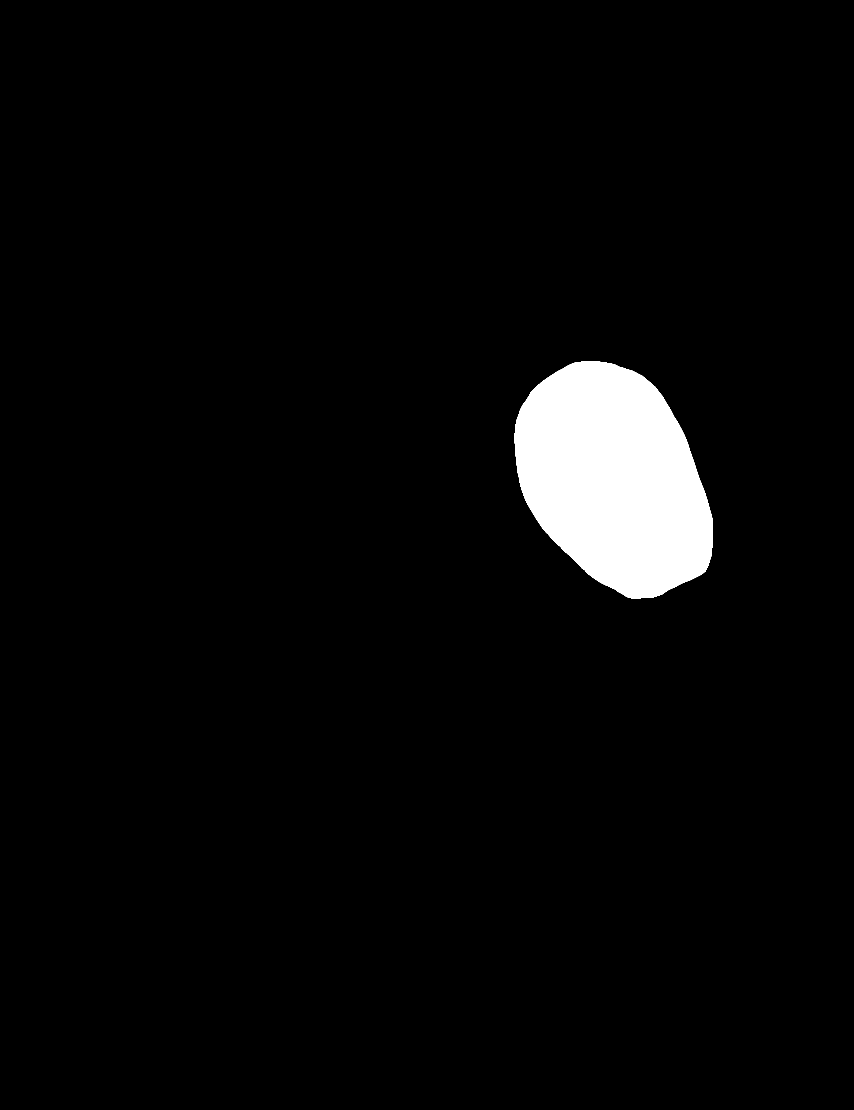
#> input picture demonstration/dataset/ground_truth/20587902_8dbbd4e51f549ff0_MG_R_CC_ANON.tif, 2560 x 3328 px, found by its file name (shown at 1/3 size)
$ jupyter execute --allow-errors 'Simple Linear Iterative Clustering (SLIC).ipynb'   (shell and % lines are left out)   (older library calls are emulated)
#> lines starting #> are read from the running program, lines starting #| are printed output that depends on the picture; after the words box and inside, x2 and y2 are one past the last pixel; in counts of white or black regions, pixels touching at a corner belong together
### helpers/morphological_sifter.py
import cv2
import numpy as np
import math

class MorphologicalSifter:
    def __init__(self):
        pass

    # [80 lines left out: functions generate_rotated_kernel, multi_scale_morphological_sifters, not called in this run]

### helpers/feature_extractor.py
import numpy as np
import cv2
from skimage.feature import graycomatrix, graycoprops
from skimage.measure import moments, moments_hu
from skimage import feature

class FeatureExtractor:
    def __init__(self):
        pass

    # [147 lines left out: functions extract_texture_features, extract_shape_features, extract_intensity_features, uniform_lbp, lbp_features, not called in this run]


### helpers/segmentation.py
import sys
sys.path.append('..\\helpers')

import cv2
import os
import numpy as np
import math

from morphological_sifter import MorphologicalSifter
from preprocessing import Preprocessor

from functools import reduce
from pywt import dwt2
from tqdm import tqdm, tqdm_notebook

# From helpers directory
import display

from sklearn.cluster import KMeans
import warnings

class Segmentation:
    def __init__(self):
        warnings.filterwarnings("ignore", category=FutureWarning)
        self.mms = MorphologicalSifter()
        self.preprocessor = Preprocessor()


    # [213 lines left out: functions slico, mean_shift_filter, eliminate_thin_lines, eliminate, kmeans, pipeline, not called in this run]

### notebooks/Simple Linear Iterative Clustering (SLIC).ipynb
[cell 1]
import sys
sys.path.append('..\\helpers')

import numpy as np
import skimage.segmentation as seg
import skimage.color as color
import skimage.io as io
import cv2
import os
import math
from morphological_sifter import MorphologicalSifter
from display import plot_figures, read_img, convert_16_to_8_bit
from feature_extractor import FeatureExtractor
from segmentation import Segmentation

from skimage.segmentation import slic, felzenszwalb
from skimage.segmentation import mark_boundaries
from skimage.util import img_as_float
from skimage import io
import matplotlib.pyplot as plt
from loguru import logger
from tqdm import tqdm

mms = MorphologicalSifter()
fe = FeatureExtractor()
#> (the rest of this cell did not finish here and is left out)

[cell 2]
# # _, binary_img = cv2.threshold(normalized_image, thresh=15000, maxval=65535, type=cv2.THRESH_BINARY)
# _, binary_img = cv2.threshold(normalized_image, 10000, maxval=65535, type=cv2.THRESH_BINARY)

# # Define the structuring element for erosion and dilation
# # kernel = np.ones((7, 7), np.uint16)
# kernel = cv2.getStructuringElement(cv2.MORPH_RECT, (7, 7))


# # Perform erosion and dilation
# eroded_img = cv2.erode(binary_img, kernel, iterations=1)
# dilated_img = cv2.dilate(eroded_img, kernel, iterations=1)

# img = {
#     "binary": binary_img,
#     "eroded_img": eroded_img,
#     "dilated_img": dilated_img
# }

# plot_figures(img, 1,3)

[cell 3]
# [39 lines of commented-out code are left out]

[cell 4]
fig, ax = plt.subplots(ncols=2, nrows=1, figsize=(16, 6))

#> (the rest of this cell did not finish here and is left out)

[cell 5]
fig, ax = plt.subplots(ncols=1, nrows=1, figsize=(16, 6))

#> (the rest of this cell did not finish here and is left out)

### Feature Extraction

#> (a cell that did not finish here is left out)

#> (a cell that did not finish here is left out)

#> (a cell that did not finish here is left out)

#> (a cell that did not finish here is left out)

#> (a cell that did not finish here is left out)

[cell 11]
import cv2

# Load image
img = cv2.imread("..\\..\\project\\dataset\\output\\mms\\20587612_f4b2d377f43ba0bd_MG_R_CC_ANON_1.tif")
#> (the rest of this cell did not finish here and is left out)

[cell 12]
import cv2
import numpy as np
from sklearn.cluster import KMeans
import warnings

warnings.filterwarnings("ignore", category=FutureWarning)

img = cv2.imread("..\\..\\project\\dataset\\output\\mms\\20587902_8dbbd4e51f549ff0_MG_R_CC_ANON_2.tif")
gt = cv2.imread("..\\..\\project\\dataset\\processed\\groundtruth\\20587902_8dbbd4e51f549ff0_MG_R_CC_ANON.tif")
#> gt is the input picture: shape (3328, 2560, 3); 3.6% white; 1 white region, box (x1, y1, x2, y2) and area: (1544, 1085, 2139, 1795) 307607

# Apply Superpixel SLIC algorithm
#> (the rest of this cell did not finish here and is left out)

[cell 13]
superpixels = []

img = cv2.imread("..\\..\\project\\dataset\\output\\mms\\20587612_f4b2d377f43ba0bd_MG_R_CC_ANON_1.tif")
gt = cv2.imread("..\\..\\project\\dataset\\processed\\groundtruth\\20587612_f4b2d377f43ba0bd_MG_R_CC_ANON.tif")
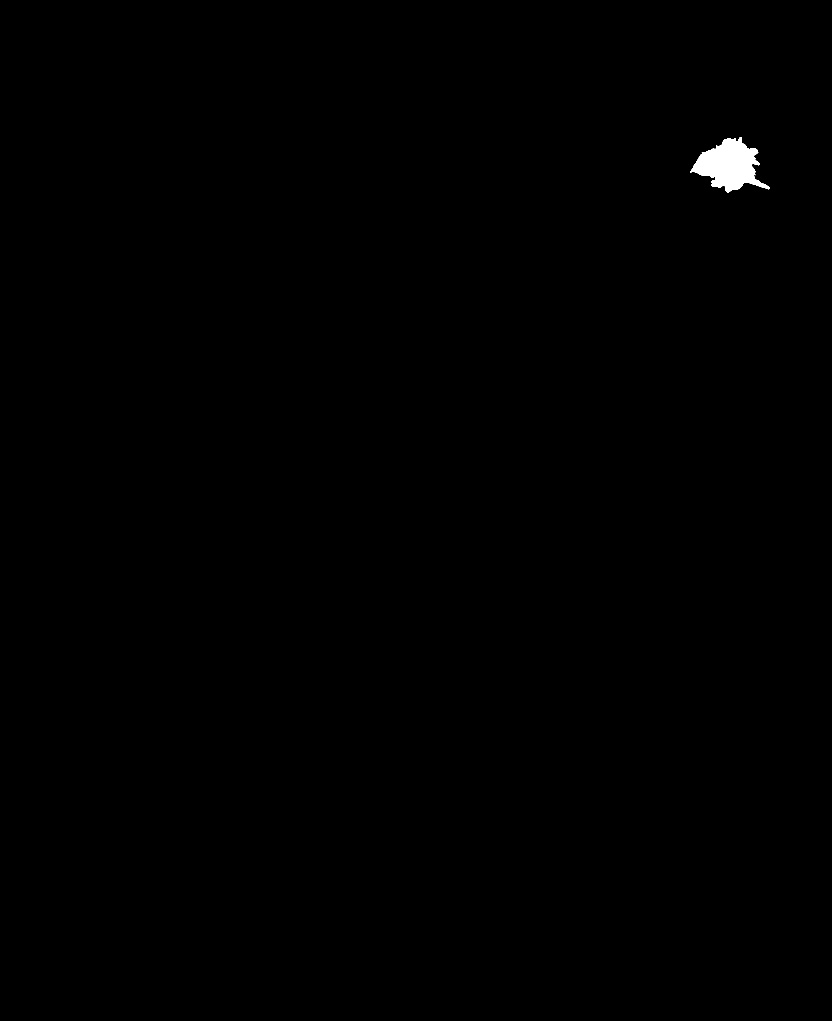
#> input picture demonstration/dataset/ground_truth/20587612_f4b2d377f43ba0bd_MG_R_CC_ANON.tif, 3328 x 4084 px, found by its file name (shown at 1/4 size)
#> gt is the input picture: shape (4084, 3328, 3); 0.27% white; 1 white region, box (x1, y1, x2, y2) and area: (2761, 548, 3078, 770) 36827
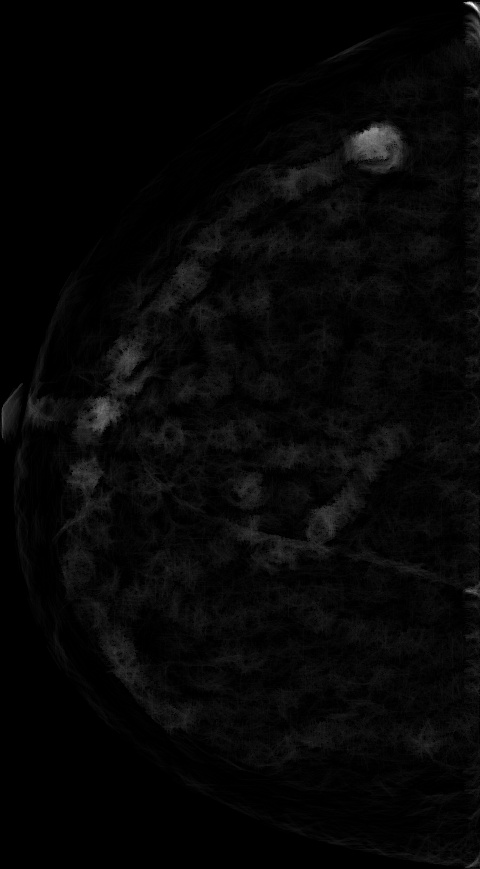
#> input picture report/report_images/mms/sifted_image_2.jpg, 480 x 869 px, found by its file name
#> further down, input_image is the input picture: shape (869, 480, 3); min 0, max 254, mean 6.6

#> (the rest of this cell did not finish here and is left out)

[cell 14]
superpixels

[cell 15]
# [8 lines of commented-out code are left out]

Exporting SLICO + KMeans segmentation

[cell 16]
kmeans_output_dir = r"..\\dataset\\output\\kmeans"
mms_output_dir = r"..\\dataset\\output\\mms"

if not os.path.isdir(kmeans_output_dir):
    os.makedirs(kmeans_output_dir)
    logger.info(f"New directory created '{kmeans_output_dir}'")

#> (a cell that did not finish here is left out)
